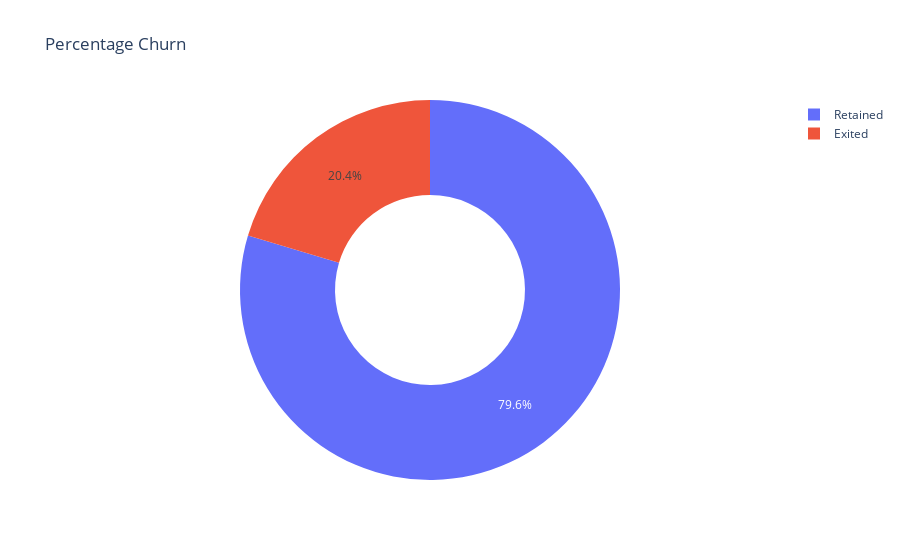

The notebook cell saved with this chart:
### Code cell
px.pie(df_churn,names='Status',title='Percentage Churn', hole=0.5)

### Figure 1 — Plotly figure (JSON) as saved in the notebook; plotly's stock layout.template omitted (floating-point values rounded to 4 significant figures; data arrays with more than 128 entries replaced by an {"elided": "..."} marker saying what was removed)
{"data": [{"domain": {"x": [0, 1], "y": [0, 1]}, "hole": 0.5, "hovertemplate": "Status=%{label}<extra></extra>", "labels": {"elided": "10000 str values"}, "legendgroup": "", "name": "", "showlegend": true, "type": "pie"}], "layout": {"legend": {"tracegroupgap": 0}, "title": {"text": "Percentage Churn"}}}
